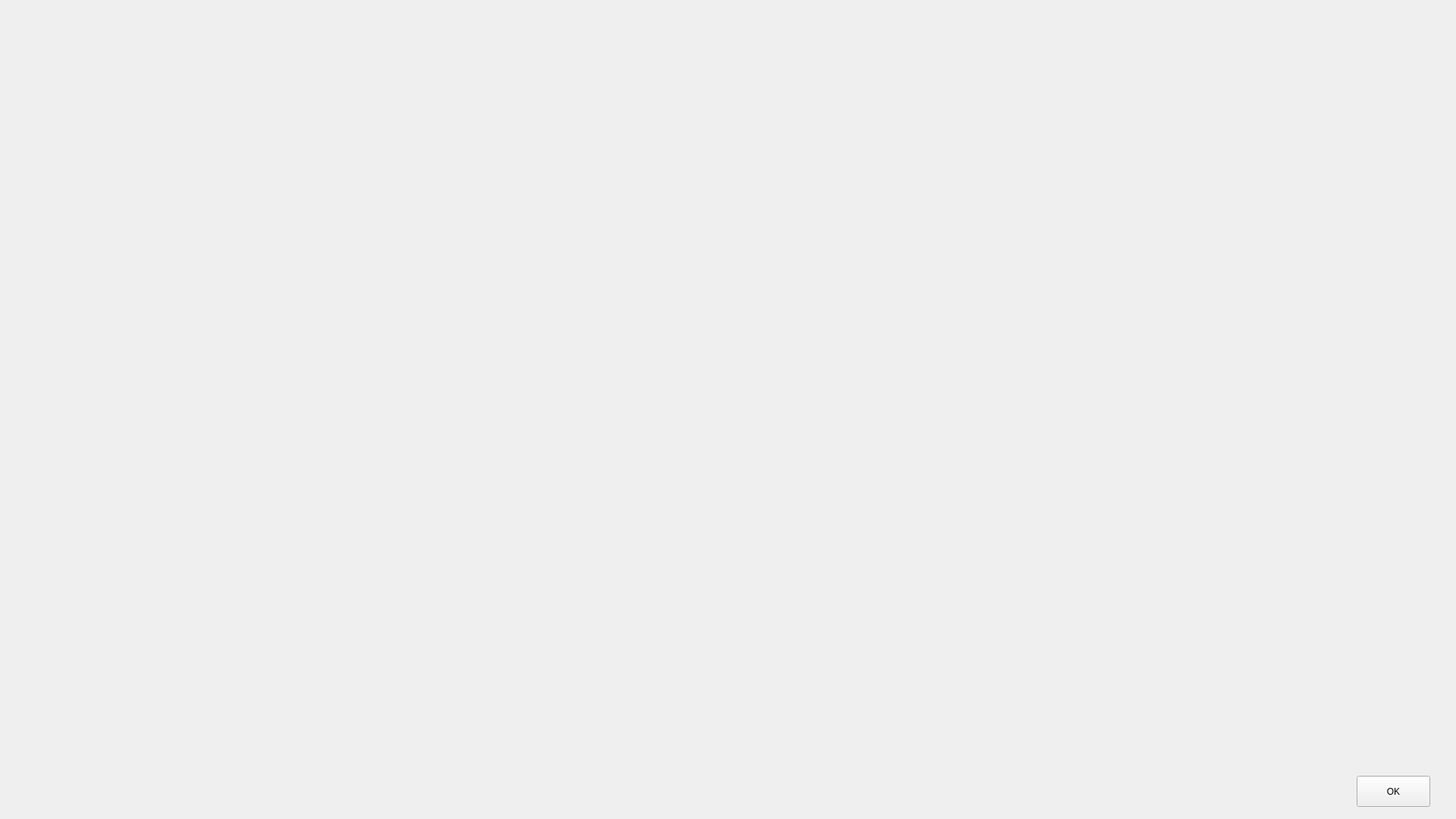
<?xml version="1.0" encoding="UTF-8"?>
<ui version="4.0">
 <class>MainWindow</class>
 <widget class="QMainWindow" name="MainWindow">
  <property name="geometry">
   <rect>
    <x>0</x>
    <y>0</y>
    <width>1920</width>
    <height>1080</height>
   </rect>
  </property>
  <widget class="QWidget" name="centralwidget">
   <widget class="QLabel" name="label_Army_Display">
    <property name="geometry">
     <rect>
      <x>736</x>
      <y>880</y>
      <width>693</width>
      <height>140</height>
     </rect>
    </property>
    <property name="pixmap">
     <pixmap resource="C:/Program Files (x86)/Qt Designer/HOMMIVguiresources.qrc">:/towns/Users/Justin/Downloads/Heroes_assets_pngs/layers/town/layers.town.1920/Army_Display.png</pixmap>
    </property>
   </widget>
   <widget class="QLabel" name="label_Background">
    <property name="geometry">
     <rect>
      <x>0</x>
      <y>864</y>
      <width>1920</width>
      <height>212</height>
     </rect>
    </property>
    <property name="pixmap">
     <pixmap resource="C:/Program Files (x86)/Qt Designer/HOMMIVguiresources.qrc">:/towns/Users/Justin/Downloads/Heroes_assets_pngs/layers/town/layers.town.1920/Background.png</pixmap>
    </property>
   </widget>
   <widget class="QLabel" name="label_Border">
    <property name="geometry">
     <rect>
      <x>0</x>
      <y>842</y>
      <width>1920</width>
      <height>22</height>
     </rect>
    </property>
    <property name="pixmap">
     <pixmap resource="C:/Program Files (x86)/Qt Designer/HOMMIVguiresources.qrc">:/towns/Users/Justin/Downloads/Heroes_assets_pngs/layers/town/layers.town.1920/Border.png</pixmap>
    </property>
   </widget>
   <widget class="QLabel" name="label_creature icon holders">
    <property name="geometry">
     <rect>
      <x>1489</x>
      <y>881</y>
      <width>376</width>
      <height>144</height>
     </rect>
    </property>
    <property name="pixmap">
     <pixmap resource="C:/Program Files (x86)/Qt Designer/HOMMIVguiresources.qrc">:/towns/Users/Justin/Downloads/Heroes_assets_pngs/layers/town/layers.town.1920/creature icon holders.png</pixmap>
    </property>
   </widget>
   <widget class="QLabel" name="label_Creature_Damage">
    <property name="geometry">
     <rect>
      <x>1579</x>
      <y>974</y>
      <width>54</width>
      <height>17</height>
     </rect>
    </property>
    <property name="pixmap">
     <pixmap resource="C:/Program Files (x86)/Qt Designer/HOMMIVguiresources.qrc">:/towns/Users/Justin/Downloads/Heroes_assets_pngs/layers/town/layers.town.1920/Creature_Damage.png</pixmap>
    </property>
   </widget>
   <widget class="QLabel" name="label_Creature_Health">
    <property name="geometry">
     <rect>
      <x>1518</x>
      <y>974</y>
      <width>54</width>
      <height>17</height>
     </rect>
    </property>
    <property name="pixmap">
     <pixmap resource="C:/Program Files (x86)/Qt Designer/HOMMIVguiresources.qrc">:/towns/Users/Justin/Downloads/Heroes_assets_pngs/layers/town/layers.town.1920/Creature_Health.png</pixmap>
    </property>
   </widget>
   <widget class="QLabel" name="label_Creature_Mana">
    <property name="geometry">
     <rect>
      <x>1699</x>
      <y>974</y>
      <width>54</width>
      <height>17</height>
     </rect>
    </property>
    <property name="pixmap">
     <pixmap resource="C:/Program Files (x86)/Qt Designer/HOMMIVguiresources.qrc">:/towns/Users/Justin/Downloads/Heroes_assets_pngs/layers/town/layers.town.1920/Creature_Mana.png</pixmap>
    </property>
   </widget>
   <widget class="QLabel" name="label_Creature_Move">
    <property name="geometry">
     <rect>
      <x>1639</x>
      <y>974</y>
      <width>54</width>
      <height>17</height>
     </rect>
    </property>
    <property name="pixmap">
     <pixmap resource="C:/Program Files (x86)/Qt Designer/HOMMIVguiresources.qrc">:/towns/Users/Justin/Downloads/Heroes_assets_pngs/layers/town/layers.town.1920/Creature_Move.png</pixmap>
    </property>
   </widget>
   <widget class="QLabel" name="label_creature_name">
    <property name="geometry">
     <rect>
      <x>1519</x>
      <y>891</y>
      <width>238</width>
      <height>19</height>
     </rect>
    </property>
    <property name="pixmap">
     <pixmap resource="C:/Program Files (x86)/Qt Designer/HOMMIVguiresources.qrc">:/towns/Users/Justin/Downloads/Heroes_assets_pngs/layers/town/layers.town.1920/creature_name.png</pixmap>
    </property>
   </widget>
   <widget class="QLabel" name="label_Creature_Portrait_Rings">
    <property name="geometry">
     <rect>
      <x>364</x>
      <y>866</y>
      <width>216</width>
      <height>208</height>
     </rect>
    </property>
    <property name="pixmap">
     <pixmap resource="C:/Program Files (x86)/Qt Designer/HOMMIVguiresources.qrc">:/towns/Users/Justin/Downloads/Heroes_assets_pngs/layers/town/layers.town.1920/Creature_Portrait_Rings.png</pixmap>
    </property>
   </widget>
   <widget class="QLabel" name="label_creature_skill_1">
    <property name="geometry">
     <rect>
      <x>1510</x>
      <y>895</y>
      <width>79</width>
      <height>55</height>
     </rect>
    </property>
    <property name="pixmap">
     <pixmap resource="C:/Program Files (x86)/Qt Designer/HOMMIVguiresources.qrc">:/towns/Users/Justin/Downloads/Heroes_assets_pngs/layers/town/layers.town.1920/creature_skill_1.png</pixmap>
    </property>
   </widget>
   <widget class="QLabel" name="label_creature_skill_2">
    <property name="geometry">
     <rect>
      <x>1596</x>
      <y>895</y>
      <width>79</width>
      <height>55</height>
     </rect>
    </property>
    <property name="pixmap">
     <pixmap resource="C:/Program Files (x86)/Qt Designer/HOMMIVguiresources.qrc">:/towns/Users/Justin/Downloads/Heroes_assets_pngs/layers/town/layers.town.1920/creature_skill_2.png</pixmap>
    </property>
   </widget>
   <widget class="QLabel" name="label_creature_skill_3">
    <property name="geometry">
     <rect>
      <x>1681</x>
      <y>894</y>
      <width>79</width>
      <height>55</height>
     </rect>
    </property>
    <property name="pixmap">
     <pixmap resource="C:/Program Files (x86)/Qt Designer/HOMMIVguiresources.qrc">:/towns/Users/Justin/Downloads/Heroes_assets_pngs/layers/town/layers.town.1920/creature_skill_3.png</pixmap>
    </property>
   </widget>
   <widget class="QLabel" name="label_creature_skill_4">
    <property name="geometry">
     <rect>
      <x>1767</x>
      <y>894</y>
      <width>79</width>
      <height>55</height>
     </rect>
    </property>
    <property name="pixmap">
     <pixmap resource="C:/Program Files (x86)/Qt Designer/HOMMIVguiresources.qrc">:/towns/Users/Justin/Downloads/Heroes_assets_pngs/layers/town/layers.town.1920/creature_skill_4.png</pixmap>
    </property>
   </widget>
   <widget class="QLabel" name="label_creature_skill_5">
    <property name="geometry">
     <rect>
      <x>1510</x>
      <y>955</y>
      <width>79</width>
      <height>55</height>
     </rect>
    </property>
    <property name="pixmap">
     <pixmap resource="C:/Program Files (x86)/Qt Designer/HOMMIVguiresources.qrc">:/towns/Users/Justin/Downloads/Heroes_assets_pngs/layers/town/layers.town.1920/creature_skill_5.png</pixmap>
    </property>
   </widget>
   <widget class="QLabel" name="label_creature_skill_6">
    <property name="geometry">
     <rect>
      <x>1596</x>
      <y>955</y>
      <width>79</width>
      <height>55</height>
     </rect>
    </property>
    <property name="pixmap">
     <pixmap resource="C:/Program Files (x86)/Qt Designer/HOMMIVguiresources.qrc">:/towns/Users/Justin/Downloads/Heroes_assets_pngs/layers/town/layers.town.1920/creature_skill_6.png</pixmap>
    </property>
   </widget>
   <widget class="QLabel" name="label_creature_skill_7">
    <property name="geometry">
     <rect>
      <x>1681</x>
      <y>955</y>
      <width>79</width>
      <height>55</height>
     </rect>
    </property>
    <property name="pixmap">
     <pixmap resource="C:/Program Files (x86)/Qt Designer/HOMMIVguiresources.qrc">:/towns/Users/Justin/Downloads/Heroes_assets_pngs/layers/town/layers.town.1920/creature_skill_7.png</pixmap>
    </property>
   </widget>
   <widget class="QLabel" name="label_creature_skill_8">
    <property name="geometry">
     <rect>
      <x>1768</x>
      <y>955</y>
      <width>79</width>
      <height>55</height>
     </rect>
    </property>
    <property name="pixmap">
     <pixmap resource="C:/Program Files (x86)/Qt Designer/HOMMIVguiresources.qrc">:/towns/Users/Justin/Downloads/Heroes_assets_pngs/layers/town/layers.town.1920/creature_skill_8.png</pixmap>
    </property>
   </widget>
   <widget class="QLabel" name="label_Creature_Skills_Button_Highlighted">
    <property name="geometry">
     <rect>
      <x>1672</x>
      <y>1021</y>
      <width>102</width>
      <height>48</height>
     </rect>
    </property>
    <property name="pixmap">
     <pixmap resource="C:/Program Files (x86)/Qt Designer/HOMMIVguiresources.qrc">:/towns/Users/Justin/Downloads/Heroes_assets_pngs/layers/town/layers.town.1920/Creature_Skills_Button_Highlighted.png</pixmap>
    </property>
   </widget>
   <widget class="QLabel" name="label_Creature_Skills_Button_Pressed">
    <property name="geometry">
     <rect>
      <x>1672</x>
      <y>1021</y>
      <width>102</width>
      <height>48</height>
     </rect>
    </property>
    <property name="pixmap">
     <pixmap resource="C:/Program Files (x86)/Qt Designer/HOMMIVguiresources.qrc">:/towns/Users/Justin/Downloads/Heroes_assets_pngs/layers/town/layers.town.1920/Creature_Skills_Button_Pressed.png</pixmap>
    </property>
   </widget>
   <widget class="QLabel" name="label_Creature_Skills_Button_Released">
    <property name="geometry">
     <rect>
      <x>1672</x>
      <y>1021</y>
      <width>102</width>
      <height>48</height>
     </rect>
    </property>
    <property name="pixmap">
     <pixmap resource="C:/Program Files (x86)/Qt Designer/HOMMIVguiresources.qrc">:/towns/Users/Justin/Downloads/Heroes_assets_pngs/layers/town/layers.town.1920/Creature_Skills_Button_Released.png</pixmap>
    </property>
   </widget>
   <widget class="QLabel" name="label_Creature_Stats_Button_Highlighted">
    <property name="geometry">
     <rect>
      <x>1564</x>
      <y>1023</y>
      <width>99</width>
      <height>46</height>
     </rect>
    </property>
    <property name="pixmap">
     <pixmap resource="C:/Program Files (x86)/Qt Designer/HOMMIVguiresources.qrc">:/towns/Users/Justin/Downloads/Heroes_assets_pngs/layers/town/layers.town.1920/Creature_Stats_Button_Highlighted.png</pixmap>
    </property>
   </widget>
   <widget class="QLabel" name="label_Creature_Stats_Button_Pressed">
    <property name="geometry">
     <rect>
      <x>1564</x>
      <y>1023</y>
      <width>99</width>
      <height>46</height>
     </rect>
    </property>
    <property name="pixmap">
     <pixmap resource="C:/Program Files (x86)/Qt Designer/HOMMIVguiresources.qrc">:/towns/Users/Justin/Downloads/Heroes_assets_pngs/layers/town/layers.town.1920/Creature_Stats_Button_Pressed.png</pixmap>
    </property>
   </widget>
   <widget class="QLabel" name="label_Creature_Stats_Button_Released">
    <property name="geometry">
     <rect>
      <x>1564</x>
      <y>1023</y>
      <width>99</width>
      <height>46</height>
     </rect>
    </property>
    <property name="pixmap">
     <pixmap resource="C:/Program Files (x86)/Qt Designer/HOMMIVguiresources.qrc">:/towns/Users/Justin/Downloads/Heroes_assets_pngs/layers/town/layers.town.1920/Creature_Stats_Button_Released.png</pixmap>
    </property>
   </widget>
   <widget class="QLabel" name="label_Crystal">
    <property name="geometry">
     <rect>
      <x>1066</x>
      <y>1022</y>
      <width>51</width>
      <height>34</height>
     </rect>
    </property>
    <property name="pixmap">
     <pixmap resource="C:/Program Files (x86)/Qt Designer/HOMMIVguiresources.qrc">:/towns/Users/Justin/Downloads/Heroes_assets_pngs/layers/town/layers.town.1920/Crystal.png</pixmap>
    </property>
   </widget>
   <widget class="QLabel" name="label_Crystal_Number">
    <property name="geometry">
     <rect>
      <x>1059</x>
      <y>1053</y>
      <width>70</width>
      <height>12</height>
     </rect>
    </property>
    <property name="pixmap">
     <pixmap resource="C:/Program Files (x86)/Qt Designer/HOMMIVguiresources.qrc">:/towns/Users/Justin/Downloads/Heroes_assets_pngs/layers/town/layers.town.1920/Crystal_Number.png</pixmap>
    </property>
   </widget>
   <widget class="QLabel" name="label_Damage_Icon">
    <property name="geometry">
     <rect>
      <x>1578</x>
      <y>932</y>
      <width>58</width>
      <height>41</height>
     </rect>
    </property>
    <property name="pixmap">
     <pixmap resource="C:/Program Files (x86)/Qt Designer/HOMMIVguiresources.qrc">:/towns/Users/Justin/Downloads/Heroes_assets_pngs/layers/town/layers.town.1920/Damage_Icon.png</pixmap>
    </property>
   </widget>
   <widget class="QLabel" name="label_dwelling_1">
    <property name="geometry">
     <rect>
      <x>385</x>
      <y>882</y>
      <width>78</width>
      <height>54</height>
     </rect>
    </property>
    <property name="pixmap">
     <pixmap resource="C:/Program Files (x86)/Qt Designer/HOMMIVguiresources.qrc">:/towns/Users/Justin/Downloads/Heroes_assets_pngs/layers/town/layers.town.1920/dwelling_1.png</pixmap>
    </property>
   </widget>
   <widget class="QLabel" name="label_dwelling_2">
    <property name="geometry">
     <rect>
      <x>481</x>
      <y>882</y>
      <width>78</width>
      <height>54</height>
     </rect>
    </property>
    <property name="pixmap">
     <pixmap resource="C:/Program Files (x86)/Qt Designer/HOMMIVguiresources.qrc">:/towns/Users/Justin/Downloads/Heroes_assets_pngs/layers/town/layers.town.1920/dwelling_2.png</pixmap>
    </property>
   </widget>
   <widget class="QLabel" name="label_dwelling_3">
    <property name="geometry">
     <rect>
      <x>385</x>
      <y>943</y>
      <width>78</width>
      <height>54</height>
     </rect>
    </property>
    <property name="pixmap">
     <pixmap resource="C:/Program Files (x86)/Qt Designer/HOMMIVguiresources.qrc">:/towns/Users/Justin/Downloads/Heroes_assets_pngs/layers/town/layers.town.1920/dwelling_3.png</pixmap>
    </property>
   </widget>
   <widget class="QLabel" name="label_dwelling_4">
    <property name="geometry">
     <rect>
      <x>480</x>
      <y>943</y>
      <width>78</width>
      <height>54</height>
     </rect>
    </property>
    <property name="pixmap">
     <pixmap resource="C:/Program Files (x86)/Qt Designer/HOMMIVguiresources.qrc">:/towns/Users/Justin/Downloads/Heroes_assets_pngs/layers/town/layers.town.1920/dwelling_4.png</pixmap>
    </property>
   </widget>
   <widget class="QLabel" name="label_dwelling_5">
    <property name="geometry">
     <rect>
      <x>384</x>
      <y>1004</y>
      <width>78</width>
      <height>54</height>
     </rect>
    </property>
    <property name="pixmap">
     <pixmap resource="C:/Program Files (x86)/Qt Designer/HOMMIVguiresources.qrc">:/towns/Users/Justin/Downloads/Heroes_assets_pngs/layers/town/layers.town.1920/dwelling_5.png</pixmap>
    </property>
   </widget>
   <widget class="QLabel" name="label_dwelling_6">
    <property name="geometry">
     <rect>
      <x>480</x>
      <y>1005</y>
      <width>78</width>
      <height>54</height>
     </rect>
    </property>
    <property name="pixmap">
     <pixmap resource="C:/Program Files (x86)/Qt Designer/HOMMIVguiresources.qrc">:/towns/Users/Justin/Downloads/Heroes_assets_pngs/layers/town/layers.town.1920/dwelling_6.png</pixmap>
    </property>
   </widget>
   <widget class="QLabel" name="label_Gems">
    <property name="geometry">
     <rect>
      <x>1147</x>
      <y>1024</y>
      <width>61</width>
      <height>29</height>
     </rect>
    </property>
    <property name="pixmap">
     <pixmap resource="C:/Program Files (x86)/Qt Designer/HOMMIVguiresources.qrc">:/towns/Users/Justin/Downloads/Heroes_assets_pngs/layers/town/layers.town.1920/Gems.png</pixmap>
    </property>
   </widget>
   <widget class="QLabel" name="label_Gems_Number">
    <property name="geometry">
     <rect>
      <x>1147</x>
      <y>1053</y>
      <width>70</width>
      <height>12</height>
     </rect>
    </property>
    <property name="pixmap">
     <pixmap resource="C:/Program Files (x86)/Qt Designer/HOMMIVguiresources.qrc">:/towns/Users/Justin/Downloads/Heroes_assets_pngs/layers/town/layers.town.1920/Gems_Number.png</pixmap>
    </property>
   </widget>
   <widget class="QLabel" name="label_Gold">
    <property name="geometry">
     <rect>
      <x>793</x>
      <y>1015</y>
      <width>66</width>
      <height>43</height>
     </rect>
    </property>
    <property name="pixmap">
     <pixmap resource="C:/Program Files (x86)/Qt Designer/HOMMIVguiresources.qrc">:/towns/Users/Justin/Downloads/Heroes_assets_pngs/layers/town/layers.town.1920/Gold.png</pixmap>
    </property>
   </widget>
   <widget class="QLabel" name="label_Gold_Number">
    <property name="geometry">
     <rect>
      <x>793</x>
      <y>1053</y>
      <width>70</width>
      <height>12</height>
     </rect>
    </property>
    <property name="pixmap">
     <pixmap resource="C:/Program Files (x86)/Qt Designer/HOMMIVguiresources.qrc">:/towns/Users/Justin/Downloads/Heroes_assets_pngs/layers/town/layers.town.1920/Gold_Number.png</pixmap>
    </property>
   </widget>
   <widget class="QLabel" name="label_Health_ICon">
    <property name="geometry">
     <rect>
      <x>1516</x>
      <y>932</y>
      <width>58</width>
      <height>41</height>
     </rect>
    </property>
    <property name="pixmap">
     <pixmap resource="C:/Program Files (x86)/Qt Designer/HOMMIVguiresources.qrc">:/towns/Users/Justin/Downloads/Heroes_assets_pngs/layers/town/layers.town.1920/Health_ICon.png</pixmap>
    </property>
   </widget>
   <widget class="QLabel" name="label_hero_class">
    <property name="geometry">
     <rect>
      <x>1519</x>
      <y>911</y>
      <width>237</width>
      <height>19</height>
     </rect>
    </property>
    <property name="pixmap">
     <pixmap resource="C:/Program Files (x86)/Qt Designer/HOMMIVguiresources.qrc">:/towns/Users/Justin/Downloads/Heroes_assets_pngs/layers/town/layers.town.1920/hero_class.png</pixmap>
    </property>
   </widget>
   <widget class="QLabel" name="label_Lord_Border">
    <property name="geometry">
     <rect>
      <x>1300</x>
      <y>836</y>
      <width>274</width>
      <height>70</height>
     </rect>
    </property>
    <property name="pixmap">
     <pixmap resource="C:/Program Files (x86)/Qt Designer/HOMMIVguiresources.qrc">:/towns/Users/Justin/Downloads/Heroes_assets_pngs/layers/town/layers.town.1920/Lord_Border.png</pixmap>
    </property>
   </widget>
   <widget class="QLabel" name="label_Lord_Portrait">
    <property name="geometry">
     <rect>
      <x>1380</x>
      <y>844</y>
      <width>102</width>
      <height>64</height>
     </rect>
    </property>
    <property name="pixmap">
     <pixmap resource="C:/Program Files (x86)/Qt Designer/HOMMIVguiresources.qrc">:/towns/Users/Justin/Downloads/Heroes_assets_pngs/layers/town/layers.town.1920/Lord_Portrait.png</pixmap>
    </property>
   </widget>
   <widget class="QLabel" name="label_luck">
    <property name="geometry">
     <rect>
      <x>1759</x>
      <y>959</y>
      <width>57</width>
      <height>38</height>
     </rect>
    </property>
    <property name="pixmap">
     <pixmap resource="C:/Program Files (x86)/Qt Designer/HOMMIVguiresources.qrc">:/towns/Users/Justin/Downloads/Heroes_assets_pngs/layers/town/layers.town.1920/luck.png</pixmap>
    </property>
   </widget>
   <widget class="QLabel" name="label_Mana_Icon">
    <property name="geometry">
     <rect>
      <x>1699</x>
      <y>932</y>
      <width>58</width>
      <height>41</height>
     </rect>
    </property>
    <property name="pixmap">
     <pixmap resource="C:/Program Files (x86)/Qt Designer/HOMMIVguiresources.qrc">:/towns/Users/Justin/Downloads/Heroes_assets_pngs/layers/town/layers.town.1920/Mana_Icon.png</pixmap>
    </property>
   </widget>
   <widget class="QLabel" name="label_Menu_Button_Highlighted">
    <property name="geometry">
     <rect>
      <x>604</x>
      <y>1001</y>
      <width>114</width>
      <height>46</height>
     </rect>
    </property>
    <property name="pixmap">
     <pixmap resource="C:/Program Files (x86)/Qt Designer/HOMMIVguiresources.qrc">:/towns/Users/Justin/Downloads/Heroes_assets_pngs/layers/town/layers.town.1920/Menu_Button_Highlighted.png</pixmap>
    </property>
   </widget>
   <widget class="QLabel" name="label_Menu_Button_Pressed">
    <property name="geometry">
     <rect>
      <x>604</x>
      <y>1001</y>
      <width>114</width>
      <height>46</height>
     </rect>
    </property>
    <property name="pixmap">
     <pixmap resource="C:/Program Files (x86)/Qt Designer/HOMMIVguiresources.qrc">:/towns/Users/Justin/Downloads/Heroes_assets_pngs/layers/town/layers.town.1920/Menu_Button_Pressed.png</pixmap>
    </property>
   </widget>
   <widget class="QLabel" name="label_Menu_Button_Released">
    <property name="geometry">
     <rect>
      <x>604</x>
      <y>1001</y>
      <width>114</width>
      <height>46</height>
     </rect>
    </property>
    <property name="pixmap">
     <pixmap resource="C:/Program Files (x86)/Qt Designer/HOMMIVguiresources.qrc">:/towns/Users/Justin/Downloads/Heroes_assets_pngs/layers/town/layers.town.1920/Menu_Button_Released.png</pixmap>
    </property>
   </widget>
   <widget class="QLabel" name="label_Mercury">
    <property name="geometry">
     <rect>
      <x>1242</x>
      <y>1020</y>
      <width>55</width>
      <height>37</height>
     </rect>
    </property>
    <property name="pixmap">
     <pixmap resource="C:/Program Files (x86)/Qt Designer/HOMMIVguiresources.qrc">:/towns/Users/Justin/Downloads/Heroes_assets_pngs/layers/town/layers.town.1920/Mercury.png</pixmap>
    </property>
   </widget>
   <widget class="QLabel" name="label_Mercury_Number">
    <property name="geometry">
     <rect>
      <x>1236</x>
      <y>1053</y>
      <width>70</width>
      <height>12</height>
     </rect>
    </property>
    <property name="pixmap">
     <pixmap resource="C:/Program Files (x86)/Qt Designer/HOMMIVguiresources.qrc">:/towns/Users/Justin/Downloads/Heroes_assets_pngs/layers/town/layers.town.1920/Mercury_Number.png</pixmap>
    </property>
   </widget>
   <widget class="QLabel" name="label_morale">
    <property name="geometry">
     <rect>
      <x>1759</x>
      <y>914</y>
      <width>57</width>
      <height>38</height>
     </rect>
    </property>
    <property name="pixmap">
     <pixmap resource="C:/Program Files (x86)/Qt Designer/HOMMIVguiresources.qrc">:/towns/Users/Justin/Downloads/Heroes_assets_pngs/layers/town/layers.town.1920/morale.png</pixmap>
    </property>
   </widget>
   <widget class="QLabel" name="label_Move_Down_Highlighted">
    <property name="geometry">
     <rect>
      <x>604</x>
      <y>886</y>
      <width>108</width>
      <height>55</height>
     </rect>
    </property>
    <property name="pixmap">
     <pixmap resource="C:/Program Files (x86)/Qt Designer/HOMMIVguiresources.qrc">:/towns/Users/Justin/Downloads/Heroes_assets_pngs/layers/town/layers.town.1920/Move_Down_Highlighted.png</pixmap>
    </property>
   </widget>
   <widget class="QLabel" name="label_Move_Down_Pressed">
    <property name="geometry">
     <rect>
      <x>604</x>
      <y>886</y>
      <width>108</width>
      <height>55</height>
     </rect>
    </property>
    <property name="pixmap">
     <pixmap resource="C:/Program Files (x86)/Qt Designer/HOMMIVguiresources.qrc">:/towns/Users/Justin/Downloads/Heroes_assets_pngs/layers/town/layers.town.1920/Move_Down_Pressed.png</pixmap>
    </property>
   </widget>
   <widget class="QLabel" name="label_Move_Down_Released">
    <property name="geometry">
     <rect>
      <x>604</x>
      <y>886</y>
      <width>108</width>
      <height>55</height>
     </rect>
    </property>
    <property name="pixmap">
     <pixmap resource="C:/Program Files (x86)/Qt Designer/HOMMIVguiresources.qrc">:/towns/Users/Justin/Downloads/Heroes_assets_pngs/layers/town/layers.town.1920/Move_Down_Released.png</pixmap>
    </property>
   </widget>
   <widget class="QLabel" name="label_Move_Icon">
    <property name="geometry">
     <rect>
      <x>1638</x>
      <y>932</y>
      <width>58</width>
      <height>41</height>
     </rect>
    </property>
    <property name="pixmap">
     <pixmap resource="C:/Program Files (x86)/Qt Designer/HOMMIVguiresources.qrc">:/towns/Users/Justin/Downloads/Heroes_assets_pngs/layers/town/layers.town.1920/Move_Icon.png</pixmap>
    </property>
   </widget>
   <widget class="QLabel" name="label_Move_Up_Highlighted">
    <property name="geometry">
     <rect>
      <x>601</x>
      <y>945</y>
      <width>111</width>
      <height>49</height>
     </rect>
    </property>
    <property name="pixmap">
     <pixmap resource="C:/Program Files (x86)/Qt Designer/HOMMIVguiresources.qrc">:/towns/Users/Justin/Downloads/Heroes_assets_pngs/layers/town/layers.town.1920/Move_Up_Highlighted.png</pixmap>
    </property>
   </widget>
   <widget class="QLabel" name="label_Move_Up_Pressed">
    <property name="geometry">
     <rect>
      <x>601</x>
      <y>945</y>
      <width>111</width>
      <height>49</height>
     </rect>
    </property>
    <property name="pixmap">
     <pixmap resource="C:/Program Files (x86)/Qt Designer/HOMMIVguiresources.qrc">:/towns/Users/Justin/Downloads/Heroes_assets_pngs/layers/town/layers.town.1920/Move_Up_Pressed.png</pixmap>
    </property>
   </widget>
   <widget class="QLabel" name="label_Move_Up_Released">
    <property name="geometry">
     <rect>
      <x>601</x>
      <y>945</y>
      <width>111</width>
      <height>49</height>
     </rect>
    </property>
    <property name="pixmap">
     <pixmap resource="C:/Program Files (x86)/Qt Designer/HOMMIVguiresources.qrc">:/towns/Users/Justin/Downloads/Heroes_assets_pngs/layers/town/layers.town.1920/Move_Up_Released.png</pixmap>
    </property>
   </widget>
   <widget class="QLabel" name="label_OK_Button">
    <property name="geometry">
     <rect>
      <x>1789</x>
      <y>1023</y>
      <width>97</width>
      <height>41</height>
     </rect>
    </property>
    <property name="pixmap">
     <pixmap resource="C:/Program Files (x86)/Qt Designer/HOMMIVguiresources.qrc">:/towns/Users/Justin/Downloads/Heroes_assets_pngs/layers/town/layers.town.1920/OK_Button.png</pixmap>
    </property>
   </widget>
   <widget class="QLabel" name="label_Ore">
    <property name="geometry">
     <rect>
      <x>972</x>
      <y>1019</y>
      <width>58</width>
      <height>36</height>
     </rect>
    </property>
    <property name="pixmap">
     <pixmap resource="C:/Program Files (x86)/Qt Designer/HOMMIVguiresources.qrc">:/towns/Users/Justin/Downloads/Heroes_assets_pngs/layers/town/layers.town.1920/Ore.png</pixmap>
    </property>
   </widget>
   <widget class="QLabel" name="label_Ore_number">
    <property name="geometry">
     <rect>
      <x>972</x>
      <y>1053</y>
      <width>70</width>
      <height>12</height>
     </rect>
    </property>
    <property name="pixmap">
     <pixmap resource="C:/Program Files (x86)/Qt Designer/HOMMIVguiresources.qrc">:/towns/Users/Justin/Downloads/Heroes_assets_pngs/layers/town/layers.town.1920/Ore_number.png</pixmap>
    </property>
   </widget>
   <widget class="QLabel" name="label_Scrollbar">
    <property name="geometry">
     <rect>
      <x>34</x>
      <y>874</y>
      <width>57</width>
      <height>191</height>
     </rect>
    </property>
    <property name="pixmap">
     <pixmap resource="C:/Program Files (x86)/Qt Designer/HOMMIVguiresources.qrc">:/towns/Users/Justin/Downloads/Heroes_assets_pngs/layers/town/layers.town.1920/Scrollbar.png</pixmap>
    </property>
   </widget>
   <widget class="QLabel" name="label_Single_Border">
    <property name="geometry">
     <rect>
      <x>763</x>
      <y>886</y>
      <width>624</width>
      <height>23</height>
     </rect>
    </property>
    <property name="pixmap">
     <pixmap resource="C:/Program Files (x86)/Qt Designer/HOMMIVguiresources.qrc">:/towns/Users/Justin/Downloads/Heroes_assets_pngs/layers/town/layers.town.1920/Single_Border.png</pixmap>
    </property>
   </widget>
   <widget class="QLabel" name="label_Single_Split_Button">
    <property name="geometry">
     <rect>
      <x>1369</x>
      <y>923</y>
      <width>94</width>
      <height>45</height>
     </rect>
    </property>
    <property name="pixmap">
     <pixmap resource="C:/Program Files (x86)/Qt Designer/HOMMIVguiresources.qrc">:/towns/Users/Justin/Downloads/Heroes_assets_pngs/layers/town/layers.town.1920/Single_Split_Button.png</pixmap>
    </property>
   </widget>
   <widget class="QLabel" name="label_Skill_Icon_Background">
    <property name="geometry">
     <rect>
      <x>1488</x>
      <y>879</y>
      <width>379</width>
      <height>141</height>
     </rect>
    </property>
    <property name="pixmap">
     <pixmap resource="C:/Program Files (x86)/Qt Designer/HOMMIVguiresources.qrc">:/towns/Users/Justin/Downloads/Heroes_assets_pngs/layers/town/layers.town.1920/Skill_Icon_Background.png</pixmap>
    </property>
   </widget>
   <widget class="QLabel" name="label_Split_Button">
    <property name="geometry">
     <rect>
      <x>1357</x>
      <y>914</y>
      <width>94</width>
      <height>86</height>
     </rect>
    </property>
    <property name="pixmap">
     <pixmap resource="C:/Program Files (x86)/Qt Designer/HOMMIVguiresources.qrc">:/towns/Users/Justin/Downloads/Heroes_assets_pngs/layers/town/layers.town.1920/Split_Button.png</pixmap>
    </property>
   </widget>
   <widget class="QLabel" name="label_statistics_scroll">
    <property name="geometry">
     <rect>
      <x>1458</x>
      <y>859</y>
      <width>421</width>
      <height>169</height>
     </rect>
    </property>
    <property name="pixmap">
     <pixmap resource="C:/Program Files (x86)/Qt Designer/HOMMIVguiresources.qrc">:/towns/Users/Justin/Downloads/Heroes_assets_pngs/layers/town/layers.town.1920/statistics_scroll.png</pixmap>
    </property>
   </widget>
   <widget class="QLabel" name="label_Sulfur">
    <property name="geometry">
     <rect>
      <x>1021</x>
      <y>1006</y>
      <width>376</width>
      <height>49</height>
     </rect>
    </property>
    <property name="pixmap">
     <pixmap resource="C:/Program Files (x86)/Qt Designer/HOMMIVguiresources.qrc">:/towns/Users/Justin/Downloads/Heroes_assets_pngs/layers/town/layers.town.1920/Sulfur.png</pixmap>
    </property>
   </widget>
   <widget class="QLabel" name="label_Sulfur_Number">
    <property name="geometry">
     <rect>
      <x>1327</x>
      <y>1052</y>
      <width>70</width>
      <height>12</height>
     </rect>
    </property>
    <property name="pixmap">
     <pixmap resource="C:/Program Files (x86)/Qt Designer/HOMMIVguiresources.qrc">:/towns/Users/Justin/Downloads/Heroes_assets_pngs/layers/town/layers.town.1920/Sulfur_Number.png</pixmap>
    </property>
   </widget>
   <widget class="QLabel" name="label_Town_Image">
    <property name="geometry">
     <rect>
      <x>1</x>
      <y>0</y>
      <width>1918</width>
      <height>866</height>
     </rect>
    </property>
    <property name="pixmap">
     <pixmap resource="C:/Program Files (x86)/Qt Designer/HOMMIVguiresources.qrc">:/towns/Users/Justin/Downloads/Heroes_assets_pngs/layers/town/layers.town.1920/Town_Image.png</pixmap>
    </property>
   </widget>
   <widget class="QLabel" name="label_Town_list">
    <property name="geometry">
     <rect>
      <x>120</x>
      <y>871</y>
      <width>235</width>
      <height>197</height>
     </rect>
    </property>
    <property name="pixmap">
     <pixmap resource="C:/Program Files (x86)/Qt Designer/HOMMIVguiresources.qrc">:/towns/Users/Justin/Downloads/Heroes_assets_pngs/layers/town/layers.town.1920/Town_list.png</pixmap>
    </property>
   </widget>
   <widget class="QLabel" name="label_Town_Name">
    <property name="geometry">
     <rect>
      <x>612</x>
      <y>848</y>
      <width>490</width>
      <height>24</height>
     </rect>
    </property>
    <property name="pixmap">
     <pixmap resource="C:/Program Files (x86)/Qt Designer/HOMMIVguiresources.qrc">:/towns/Users/Justin/Downloads/Heroes_assets_pngs/layers/town/layers.town.1920/Town_Name.png</pixmap>
    </property>
   </widget>
   <widget class="QLabel" name="label_Wood">
    <property name="geometry">
     <rect>
      <x>880</x>
      <y>1021</y>
      <width>69</width>
      <height>35</height>
     </rect>
    </property>
    <property name="pixmap">
     <pixmap resource="C:/Program Files (x86)/Qt Designer/HOMMIVguiresources.qrc">:/towns/Users/Justin/Downloads/Heroes_assets_pngs/layers/town/layers.town.1920/Wood.png</pixmap>
    </property>
   </widget>
   <widget class="QLabel" name="label_Wood_Number">
    <property name="geometry">
     <rect>
      <x>885</x>
      <y>1054</y>
      <width>70</width>
      <height>12</height>
     </rect>
    </property>
    <property name="pixmap">
     <pixmap resource="C:/Program Files (x86)/Qt Designer/HOMMIVguiresources.qrc">:/towns/Users/Justin/Downloads/Heroes_assets_pngs/layers/town/layers.town.1920/Wood_Number.png</pixmap>
    </property>
   </widget>
   <widget class="QLabel" name="label_background">
    <property name="geometry">
     <rect>
      <x>0</x>
      <y>0</y>
      <width>1920</width>
      <height>867</height>
     </rect>
    </property>
    <property name="text">
     <string/>
    </property>
    <property name="pixmap">
     <pixmap resource="C:/Program Files (x86)/Qt Designer/HOMMIVguiresources.qrc">:/towns/Users/Justin/Downloads/Heroes_assets_pngs/layers/town/death/layers.town.death.grass_1920/background.png</pixmap>
    </property>
   </widget>
   <widget class="QPushButton" name="button_OK_Button">
    <property name="geometry">
     <rect>
      <x>1789</x>
      <y>1023</y>
      <width>97</width>
      <height>41</height>
     </rect>
    </property>
    <property name="text">
     <string>OK</string>
    </property>
   </widget>
   <zorder>label_background</zorder>
   <zorder>label_Army_Display</zorder>
   <zorder>label_Background</zorder>
   <zorder>label_creature icon holders</zorder>
   <zorder>label_Creature_Damage</zorder>
   <zorder>label_Creature_Health</zorder>
   <zorder>label_Creature_Mana</zorder>
   <zorder>label_Creature_Move</zorder>
   <zorder>label_creature_name</zorder>
   <zorder>label_Creature_Portrait_Rings</zorder>
   <zorder>label_creature_skill_1</zorder>
   <zorder>label_creature_skill_2</zorder>
   <zorder>label_creature_skill_3</zorder>
   <zorder>label_creature_skill_4</zorder>
   <zorder>label_creature_skill_5</zorder>
   <zorder>label_creature_skill_6</zorder>
   <zorder>label_creature_skill_7</zorder>
   <zorder>label_creature_skill_8</zorder>
   <zorder>label_Creature_Skills_Button_Highlighted</zorder>
   <zorder>label_Creature_Skills_Button_Pressed</zorder>
   <zorder>label_Creature_Skills_Button_Released</zorder>
   <zorder>label_Creature_Stats_Button_Highlighted</zorder>
   <zorder>label_Creature_Stats_Button_Pressed</zorder>
   <zorder>label_Creature_Stats_Button_Released</zorder>
   <zorder>label_Crystal</zorder>
   <zorder>label_Crystal_Number</zorder>
   <zorder>label_Damage_Icon</zorder>
   <zorder>label_dwelling_1</zorder>
   <zorder>label_dwelling_2</zorder>
   <zorder>label_dwelling_3</zorder>
   <zorder>label_dwelling_4</zorder>
   <zorder>label_dwelling_5</zorder>
   <zorder>label_dwelling_6</zorder>
   <zorder>label_Gems</zorder>
   <zorder>label_Gems_Number</zorder>
   <zorder>label_Gold</zorder>
   <zorder>label_Gold_Number</zorder>
   <zorder>label_Health_ICon</zorder>
   <zorder>label_hero_class</zorder>
   <zorder>label_Lord_Border</zorder>
   <zorder>label_Lord_Portrait</zorder>
   <zorder>label_luck</zorder>
   <zorder>label_Mana_Icon</zorder>
   <zorder>label_Menu_Button_Highlighted</zorder>
   <zorder>label_Menu_Button_Pressed</zorder>
   <zorder>label_Menu_Button_Released</zorder>
   <zorder>label_Mercury</zorder>
   <zorder>label_Mercury_Number</zorder>
   <zorder>label_morale</zorder>
   <zorder>label_Move_Down_Highlighted</zorder>
   <zorder>label_Move_Down_Pressed</zorder>
   <zorder>label_Move_Down_Released</zorder>
   <zorder>label_Move_Icon</zorder>
   <zorder>label_Move_Up_Highlighted</zorder>
   <zorder>label_Move_Up_Pressed</zorder>
   <zorder>label_Move_Up_Released</zorder>
   <zorder>label_OK_Button</zorder>
   <zorder>label_Ore</zorder>
   <zorder>label_Ore_number</zorder>
   <zorder>label_Scrollbar</zorder>
   <zorder>label_Single_Border</zorder>
   <zorder>label_Single_Split_Button</zorder>
   <zorder>label_Skill_Icon_Background</zorder>
   <zorder>label_Split_Button</zorder>
   <zorder>label_statistics_scroll</zorder>
   <zorder>label_Sulfur</zorder>
   <zorder>label_Sulfur_Number</zorder>
   <zorder>label_Town_Image</zorder>
   <zorder>label_Town_list</zorder>
   <zorder>label_Wood</zorder>
   <zorder>label_Wood_Number</zorder>
   <zorder>label_Border</zorder>
   <zorder>label_Town_Name</zorder>
   <zorder>button_OK_Button</zorder>
  </widget>
 </widget>
 <resources>
  <include location="C:/Program Files (x86)/Qt Designer/HOMMIVguiresources.qrc"/>
  <include location="HOMMIVguiresources.qrc"/>
 </resources>
 <connections/>
</ui>
